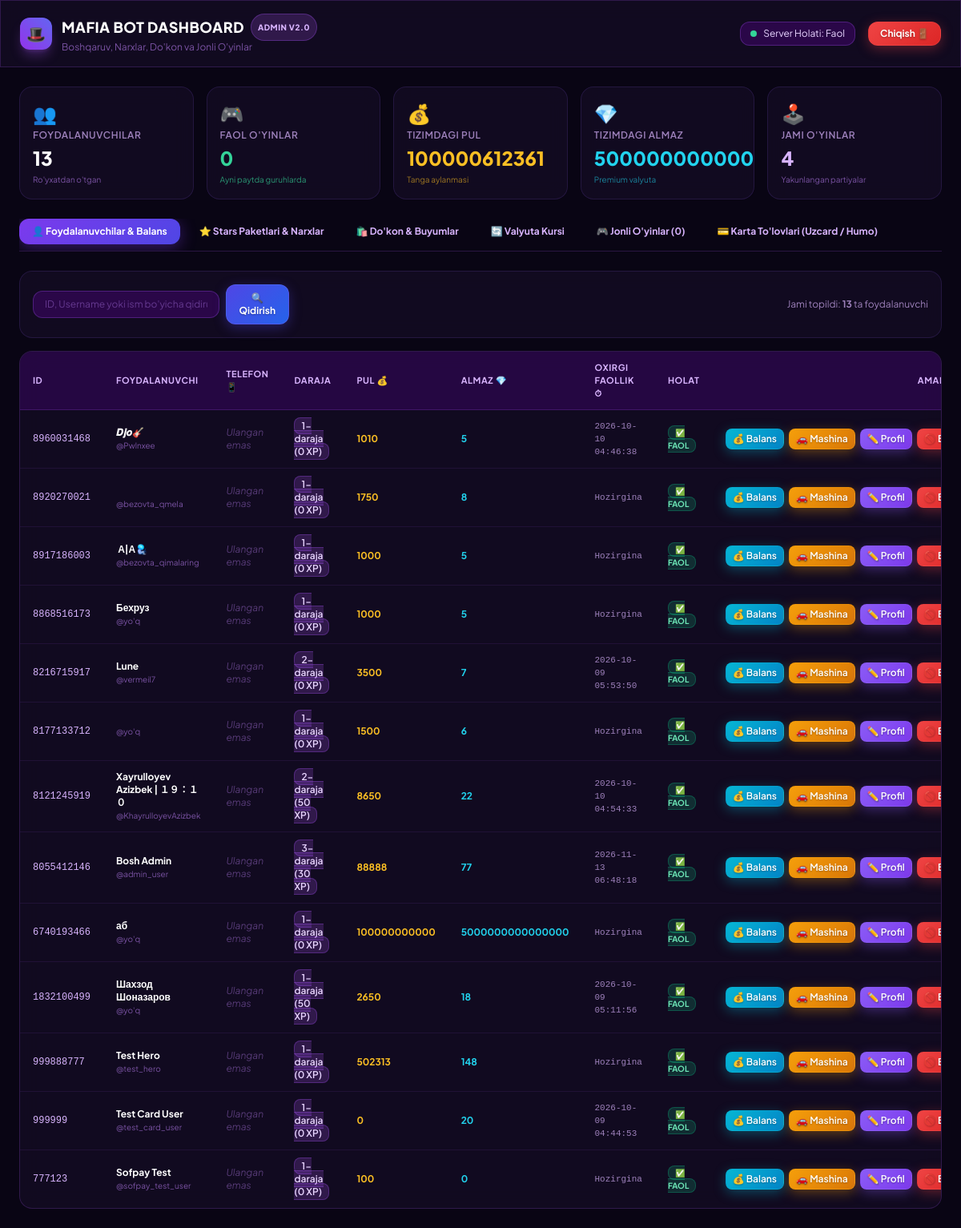
The app's page / (signed in) with its own data.
### tables this page shows
CREATE TABLE users (
                id INTEGER PRIMARY KEY,
                username TEXT,
                full_name TEXT,
                pul INTEGER DEFAULT 1000,
                almaz INTEGER DEFAULT 5,
                level INTEGER DEFAULT 1,
                xp INTEGER DEFAULT 0,
                games_played INTEGER DEFAULT 0,
                games_won INTEGER DEFAULT 0,
                is_banned INTEGER DEFAULT 0,
                is_admin INTEGER DEFAULT 0,
                vip_until INTEGER DEFAULT 0,
                last_daily_bonus INTEGER DEFAULT 0,
                custom_title TEXT DEFAULT '',
                last_will TEXT DEFAULT '',
                referred_by INTEGER DEFAULT 0,
                created_at TIMESTAMP DEFAULT CURRENT_TIMESTAMP
            , phone_number TEXT DEFAULT '', last_active TEXT DEFAULT '', rep INTEGER DEFAULT 0, bank_pul INTEGER DEFAULT 0, spouse_id INTEGER DEFAULT 0, car TEXT DEFAULT '', language TEXT DEFAULT 'uz');

### web/app.py (the view)
@app.api_route("/", methods=["GET", "HEAD"], response_class=HTMLResponse)
async def admin_dashboard(request: Request, q: str = ""):
    if not require_admin(request):
        return RedirectResponse(url="/login", status_code=status.HTTP_302_FOUND)
    stats = await db.get_stats()
    users = await db.search_users(query=q, limit=50)
    items = await db.get_items(only_active=False)
    star_pkgs = await db.get_star_packages(only_active=False)
    rate = await db.get_setting("almaz_to_pul_rate", "500")
    card_pkgs = await db.get_card_packages(only_active=False)
    card_txs = await db.get_card_transactions(limit=50)
    card_info = await db.get_card_details()
    active_games = []
    for chat_id, room in game_manager.rooms.items():
        active_games.append({
            "chat_id": chat_id,
            "state": room.state,
            "round": room.round_number,
            "players_count": len(room.players),
            "alive_count": len(room.get_alive_players())
        })
    cars = [
        {"code": "mashina_matiz", "name": "Daewoo Matiz ('Tezkor')"},
        {"code": "mashina_nexia", "name": "Daewoo Nexia 2 ('Xalqona')"},
        {"code": "mashina_gentra", "name": "Chevrolet Gentra ('Qora Gentra')"},
        {"code": "mashina_monza", "name": "Chevrolet Monza"},
        {"code": "mashina_kaban", "name": "Mercedes W140 ('Kaban')"},
        {"code": "mashina_malibu", "name": "Chevrolet Malibu 2 ('Black Edition')"},
        {"code": "mashina_bmw", "name": "BMW M5 F90"},
        {"code": "mashina_gelik", "name": "Mercedes-Benz G63 ('Gelik')"},
        {"code": "mashina_porsche", "name": "Porsche 911 Turbo S"},
        {"code": "mashina_tesla", "name": "Tesla Model S Plaid"},
        {"code": "mashina_cybertruck", "name": "Tesla Cybertruck ('Zirhli Kibertank')"},
        {"code": "mashina_ferrari", "name": "Ferrari SF90 Stradale"},
        {"code": "mashina_rolls", "name": "Rolls-Royce Phantom ('Don Karleone')"},
        {"code": "mashina_lambo", "name": "Lamborghini Aventador SVJ ('Yovvoyi Buqa')"},
        {"code": "mashina_mclaren", "name": "McLaren 720S Spider"},
        {"code": "mashina_aston", "name": "Aston Martin DBS Superleggera ('Agent 007')"},
        {"code": "mashina_maybach", "name": "Mercedes-Maybach S680 ('Imperator Limuzini')"},
        {"code": "mashina_bugatti", "name": "Bugatti Chiron Super Sport ('Tezlik Qiroli')"},
        {"code": "mashina_koenigsegg", "name": "Koenigsegg Jesko Absolut ('Tovushdan Tez')"},
        {"code": "mashina_batmobile", "name": "Batmobile Tumbler ('Zulmat Qasoskori')"},
    ]
    return templates.TemplateResponse(request=request, name="index.html", context={
        "stats": stats,
        "users": users,
        "items": items,
        "cars": cars,
        "star_pkgs": star_pkgs,
        "card_pkgs": card_pkgs,
        "card_txs": card_txs,
        "card_info": card_info,
        "exchange_rate": rate,
        "active_games": active_games,
        "search_query": q,
        "admin_secret": WEB_ADMIN_SECRET
    })

### web/templates/index.html (shortened to what this page needs)
<!DOCTYPE html>
<html lang="uz">
<head>
    <script src="https://cdn.tailwindcss.com"></script>
</head>
<body class="min-h-screen flex flex-col">
    <header class="glass-card sticky top-0 z-40 border-b border-purple-500/20 px-6 py-4 flex items-center justify-between">
        <div class="flex items-center gap-3">
            <div class="w-10 h-10 bg-gradient-to-tr from-purple-600 to-indigo-500 rounded-xl flex items-center justify-center text-xl shadow-lg shadow-purple-500/30">
                🎩
            </div>
            <div>
                <h1 class="font-extrabold text-lg text-white tracking-wide flex items-center gap-2">
                    MAFIA BOT DASHBOARD
                    <span class="text-[10px] bg-purple-500/20 text-purple-300 px-2 py-0.5 rounded-full border border-purple-500/30 uppercase tracking-wider">Admin v2.0</span>
                </h1>
                <p class="text-xs text-purple-400/60">Boshqaruv, Narxlar, Do'kon va Jonli O'yinlar</p>
            </div>
        </div>
        <div class="flex items-center gap-4">
            <div class="hidden sm:flex items-center gap-2 text-xs bg-purple-950/60 border border-purple-500/30 px-3 py-1.5 rounded-xl">
                <span class="w-2 h-2 rounded-full bg-emerald-400 animate-pulse"></span>
                <span class="text-purple-200">Server Holati: Faol</span>
            </div>
            <a href="/logout" class="btn btn-danger text-xs px-3.5 py-1.5 rounded-xl">
                Chiqish 🚪
            </a>
        </div>
    </header>
    <main class="flex-1 max-w-7xl w-full mx-auto p-4 sm:p-6 space-y-6">
        <div class="grid grid-cols-2 lg:grid-cols-5 gap-4">
            <div class="glass-card p-4 rounded-2xl relative overflow-hidden group">
                <div class="text-2xl mb-1">👥</div>
                <div class="text-xs font-semibold text-purple-300/70 uppercase tracking-wider">Foydalanuvchilar</div>
                <div class="text-2xl font-extrabold text-white mt-1">{{ stats.total_users | default(0) }}</div>
                <div class="text-[10px] text-purple-400/60 mt-1">Ro'yxatdan o'tgan</div>
            </div>
            <div class="glass-card p-4 rounded-2xl relative overflow-hidden group">
                <div class="text-2xl mb-1">🎮</div>
                <div class="text-xs font-semibold text-purple-300/70 uppercase tracking-wider">Faol O'yinlar</div>
                <div class="text-2xl font-extrabold text-emerald-400 mt-1">{{ active_games | length }}</div>
                <div class="text-[10px] text-emerald-400/70 mt-1">Ayni paytda guruhlarda</div>
            </div>
            <div class="glass-card p-4 rounded-2xl relative overflow-hidden group">
                <div class="text-2xl mb-1">💰</div>
                <div class="text-xs font-semibold text-purple-300/70 uppercase tracking-wider">Tizimdagi Pul</div>
                <div class="text-2xl font-extrabold text-amber-400 mt-1">{{ stats.total_pul | default(0) }}</div>
                <div class="text-[10px] text-amber-400/60 mt-1">Tanga aylanmasi</div>
            </div>
            <div class="glass-card p-4 rounded-2xl relative overflow-hidden group">
                <div class="text-2xl mb-1">💎</div>
                <div class="text-xs font-semibold text-purple-300/70 uppercase tracking-wider">Tizimdagi Almaz</div>
                <div class="text-2xl font-extrabold text-cyan-400 mt-1">{{ stats.total_almaz | default(0) }}</div>
                <div class="text-[10px] text-cyan-400/60 mt-1">Premium valyuta</div>
            </div>
            <div class="glass-card p-4 rounded-2xl relative overflow-hidden group col-span-2 lg:col-span-1">
                <div class="text-2xl mb-1">🕹️</div>
                <div class="text-xs font-semibold text-purple-300/70 uppercase tracking-wider">Jami O'yinlar</div>
                <div class="text-2xl font-extrabold text-purple-300 mt-1">{{ stats.total_games | default(0) }}</div>
                <div class="text-[10px] text-purple-400/60 mt-1">Yakunlangan partiyalar</div>
            </div>
        </div>
        <div class="flex items-center gap-2 border-b border-purple-500/20 pb-2 overflow-x-auto">
            <button onclick="switchTab('users')" id="tab-users-btn" class="nav-btn active px-4 py-2 rounded-xl text-xs font-bold transition whitespace-nowrap">
                👤 Foydalanuvchilar & Balans
            </button>
            <button onclick="switchTab('stars')" id="tab-stars-btn" class="nav-btn px-4 py-2 rounded-xl text-xs font-bold text-purple-300 hover:text-white transition whitespace-nowrap">
                ⭐️ Stars Paketlari & Narxlar
            </button>
            <button onclick="switchTab('shop')" id="tab-shop-btn" class="nav-btn px-4 py-2 rounded-xl text-xs font-bold text-purple-300 hover:text-white transition whitespace-nowrap">
                🛍️ Do'kon & Buyumlar
            </button>
            <button onclick="switchTab('exchange')" id="tab-exchange-btn" class="nav-btn px-4 py-2 rounded-xl text-xs font-bold text-purple-300 hover:text-white transition whitespace-nowrap">
                🔄 Valyuta Kursi
            </button>
            <button onclick="switchTab('games')" id="tab-games-btn" class="nav-btn px-4 py-2 rounded-xl text-xs font-bold text-purple-300 hover:text-white transition whitespace-nowrap">
                🎮 Jonli O'yinlar ({{ active_games | length }})
            </button>
            <button onclick="switchTab('cards')" id="tab-cards-btn" class="nav-btn px-4 py-2 rounded-xl text-xs font-bold text-purple-300 hover:text-white transition whitespace-nowrap">
                💳 Karta To'lovlari (Uzcard / Humo)
            </button>
        </div>
        <div id="tab-users" class="space-y-4">
            <div class="flex flex-col sm:flex-row items-center justify-between gap-4 glass-card p-4 rounded-2xl">
                <form method="GET" action="/" class="w-full sm:w-80 flex items-center gap-2">
                    <input type="text" name="q" value="{{ search_query }}" placeholder="ID, Username yoki ism bo'yicha qidiruv..."
                           class="w-full px-3.5 py-2 rounded-xl bg-purple-950/60 border border-purple-500/30 text-xs text-white placeholder-purple-400/40 focus:outline-none focus:border-purple-400">
                    <button type="submit" class="btn btn-primary px-4 py-2 rounded-xl text-xs">
                        🔍 Qidirish
                    </button>
                </form>
                <div class="text-xs text-purple-300/70">
                    Jami topildi: <b>{{ users | length }}</b> ta foydalanuvchi
                </div>
            </div>
            <div class="glass-card rounded-2xl overflow-hidden border border-purple-500/20">
                <div class="overflow-x-auto">
                    <table class="w-full text-left text-xs">
                        <thead class="bg-purple-950/50 text-purple-300 uppercase tracking-wider text-[11px] border-b border-purple-500/20">
                            <tr>
                                <th class="py-3 px-4">ID</th>
                                <th class="py-3 px-4">Foydalanuvchi</th>
                                <th class="py-3 px-4">Telefon 📱</th>
                                <th class="py-3 px-4">Daraja</th>
                                <th class="py-3 px-4">Pul 💰</th>
                                <th class="py-3 px-4">Almaz 💎</th>
                                <th class="py-3 px-4">Oxirgi Faollik ⏱</th>
                                <th class="py-3 px-4">Holat</th>
                                <th class="py-3 px-4 text-right">Amallar</th>
                            </tr>
                        </thead>
                        <tbody class="divide-y divide-purple-500/10">
                            {% for u in users %}
                            <tr class="hover:bg-purple-900/20 transition">
                                <td class="py-3 px-4 font-mono text-purple-300"><code>{{ u.id }}</code></td>
                                <td class="py-3 px-4">
                                    <div class="font-bold text-white">{{ u.full_name }}</div>
                                    <div class="text-purple-400/60 text-[10px]">@{{ u.username or 'yo\'q' }}</div>
                                </td>
                                <td class="py-3 px-4">
                                    {% if u.phone_number %}
                                    <span class="text-emerald-400 font-mono text-xs font-semibold">📱 {{ u.phone_number }}</span>
                                    {% else %}
                                    <span class="text-purple-400/40 text-xs italic">Ulangan emas</span>
                                    {% endif %}
                                </td>
                                <td class="py-3 px-4">
                                    <span class="bg-purple-500/20 text-purple-200 px-2 py-0.5 rounded-lg border border-purple-500/30 font-semibold">
                                        {{ u.level }}-daraja ({{ u.xp }} XP)
                                    </span>
                                </td>
                                <td class="py-3 px-4 font-bold text-amber-400">{{ u.pul }}</td>
                                <td class="py-3 px-4 font-bold text-cyan-400">{{ u.almaz }}</td>
                                <td class="py-3 px-4 text-[11px] text-purple-300/70 font-mono">
                                    {{ u.last_active or 'Hozirgina' }}
                                </td>
                                <td class="py-3 px-4">
                                    {% if u.is_banned %}
                                    <span class="bg-red-500/20 text-red-300 px-2 py-0.5 rounded-lg border border-red-500/30 text-[10px] font-bold">🚫 BLOKLANGAN</span>
                                    {% else %}
                                    <span class="bg-emerald-500/20 text-emerald-300 px-2 py-0.5 rounded-lg border border-emerald-500/30 text-[10px] font-bold">✅ FAOL</span>
                                    {% endif %}
                                </td>
                                <td class="py-3 px-4 text-right space-x-1 whitespace-nowrap">
                                    <button onclick="openBalanceModal({{ u.id }}, '{{ u.full_name | escape }}', {{ u.pul }}, {{ u.almaz }})"
                                            class="btn btn-info px-2 py-1 rounded-lg text-xs font-semibold" title="Balans">
                                        💰 Balans
                                    </button>
                                    <button onclick="openGiveCarModal({{ u.id }}, '{{ u.full_name | escape }}')"
                                            class="btn btn-warning px-2 py-1 rounded-lg text-xs font-semibold" title="Mashina berish">
                                        🚗 Mashina
                                    </button>
                                    <button onclick="openEditProfileModal({{ u.id }}, '{{ u.full_name | escape }}', '{{ u.custom_title or '' }}', {{ u.level }}, {{ u.xp }}, {{ u.rep or 0 }})"
                                            class="btn btn-purple px-2 py-1 rounded-lg text-xs font-semibold" title="Profil tahrirlash">
                                        ✏️ Profil
                                    </button>
                                    <form action="/user/toggle_ban" method="POST" class="inline">
                                        <button type="submit"
                                                class="btn {{ 'btn-success' if u.is_banned else 'btn-danger' }} px-2 py-1 rounded-lg text-xs font-semibold">
                                            {{ '✅ Unban' if u.is_banned else '🚫 Ban' }}
                                        </button>
                                    </form>
                                </td>
                            </tr>
                            {% else %}
                            <tr>
                                <td colspan="9" class="py-8 text-center text-purple-400/60">Foydalanuvchilar topilmadi</td>
                            </tr>
                            {% endfor %}
                        </tbody>
                    </table>
                </div>
            </div>
        </div>
    </main>
</body>
</html>

### records on screen
users: id "8960031468", full_name "𝑫𝒋𝒐🎸", username "Pwlnxee", phone_number "Ulangan emas", level "1", xp "0", pul "1010", almaz "5", last_active "2026-10-10 04:46:38", shows "✅ FAOL", is_banned "🚫…"
users: id "8920270021", username "bezovta_qmela", phone_number "Ulangan emas", level "1", xp "0", pul "1750", almaz "8", last_active "Hozirgina", shows "✅ FAOL", is_banned "🚫…"
users: id "8917186003", full_name "­­ ­­­А|А🪼", username "bezovta_qimalaring", phone_number "Ulangan emas", level "1", xp "0", pul "1000", almaz "5", last_active "Hozirgina", shows "✅ FAOL", is_banned "🚫…"
users: id "8868516173", full_name "Бехруз", username "yo'q", phone_number "Ulangan emas", level "1", xp "0", pul "1000", almaz "5", last_active "Hozirgina", shows "✅ FAOL", is_banned "🚫…"
users: id "8216715917", full_name "Lune", username "vermeil7", phone_number "Ulangan emas", level "2", xp "0", pul "3500", almaz "7", last_active "2026-10-09 05:53:50", shows "✅ FAOL", is_banned "🚫…"
users: id "8177133712", username "yo'q", phone_number "Ulangan emas", level "1", xp "0", pul "1500", almaz "6", last_active "Hozirgina", shows "✅ FAOL", is_banned "🚫…"
users: id "8121245919", full_name "Xayrulloyev Azizbek | １９：１０", username "KhayrulloyevAzizbek", phone_number "Ulangan emas", level "2", xp "50", pul "8650", almaz "22", last_active "2026-10-10 04:54:33", shows "✅ FAOL", is_banned "🚫…"
users: id "8055412146", full_name "Bosh Admin", username "admin_user", phone_number "Ulangan emas", level "3", xp "30", pul "88888", almaz "77", last_active "2026-11-13 06:48:18", shows "✅ FAOL", is_banned "🚫…"
users: id "6740193466", full_name "аб", username "yo'q", phone_number "Ulangan emas", level "1", xp "0", pul "100000000000", almaz "5000000000000000", last_active "Hozirgina", shows "✅ FAOL", is_banned "🚫…"
users: id "1832100499", full_name "Шахзод Шоназаров", username "yo'q", phone_number "Ulangan emas", level "1", xp "50", pul "2650", almaz "18", last_active "2026-10-09 05:11:56", shows "✅ FAOL", is_banned "🚫…"
users: id "999888777", full_name "Test Hero", username "test_hero", phone_number "Ulangan emas", level "1", xp "0", pul "502313", almaz "148", last_active "Hozirgina", shows "✅ FAOL", is_banned "🚫…"
users: id "999999", full_name "Test Card User", username "test_card_user", phone_number "Ulangan emas", level "1", xp "0", pul "0", almaz "20", last_active "2026-10-09 04:44:53", shows "✅ FAOL", is_banned "🚫…"
users: id "777123", full_name "Sofpay Test", username "sofpay_test_user", phone_number "Ulangan emas", level "1", xp "0", pul "100", almaz "0", last_active "Hozirgina", shows "✅ FAOL", is_banned "🚫…"

### other values on screen
{{ stats.total_users | default(0) }} "13"
{{ active_games | length }} "0"
{{ stats.total_pul | default(0) }} "100000612361"
{{ stats.total_games | default(0) }} "4"
{{ users | length }} "13"
